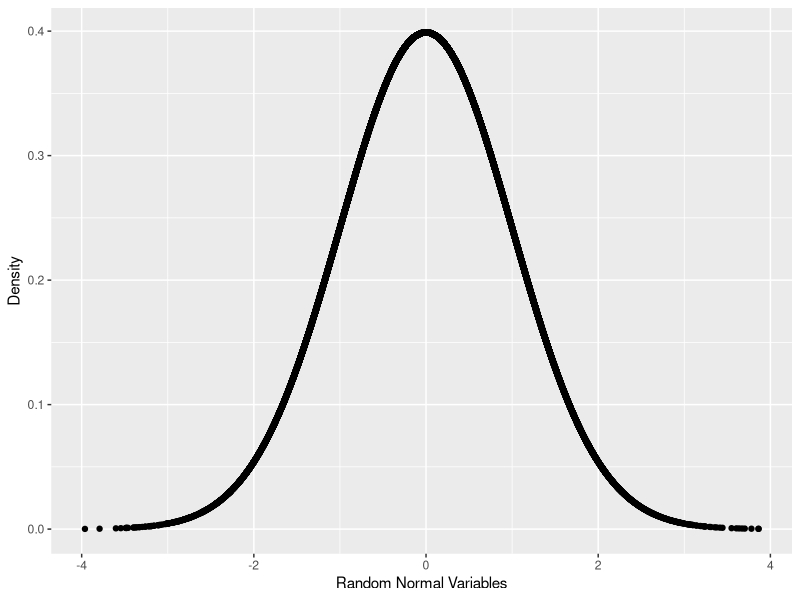
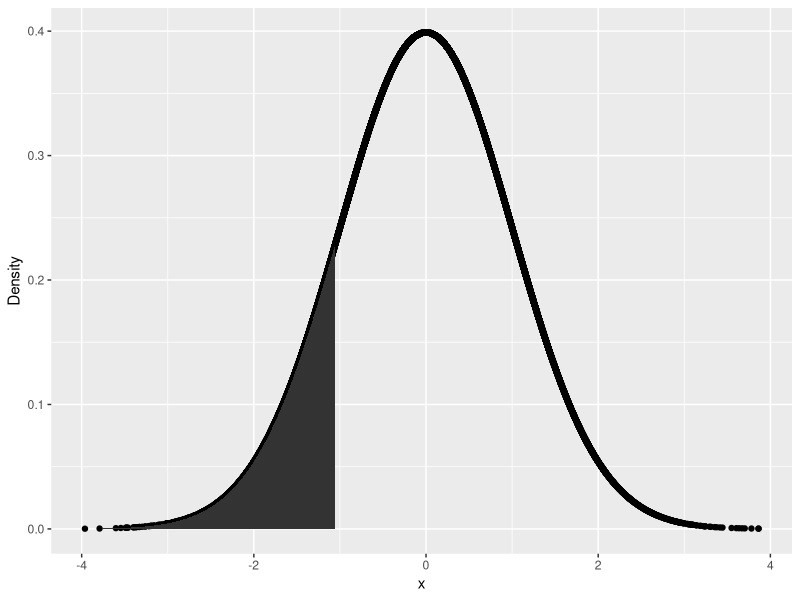
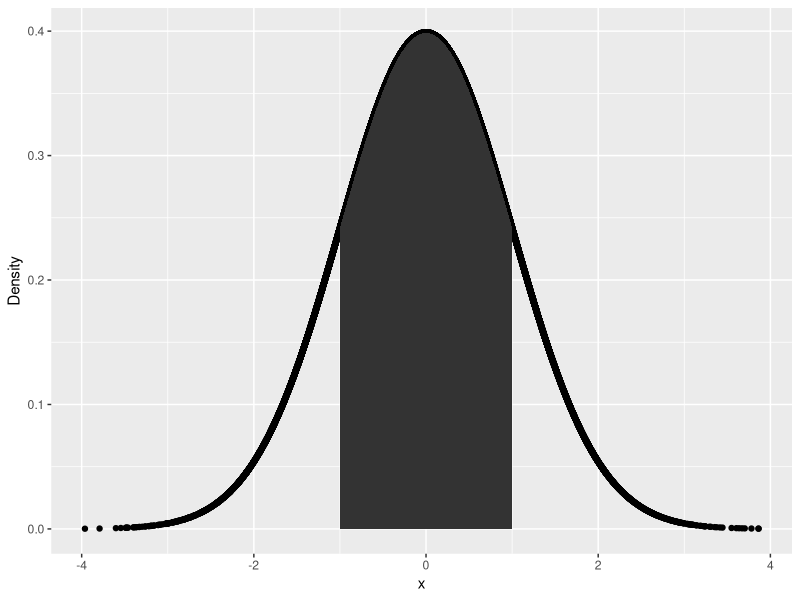
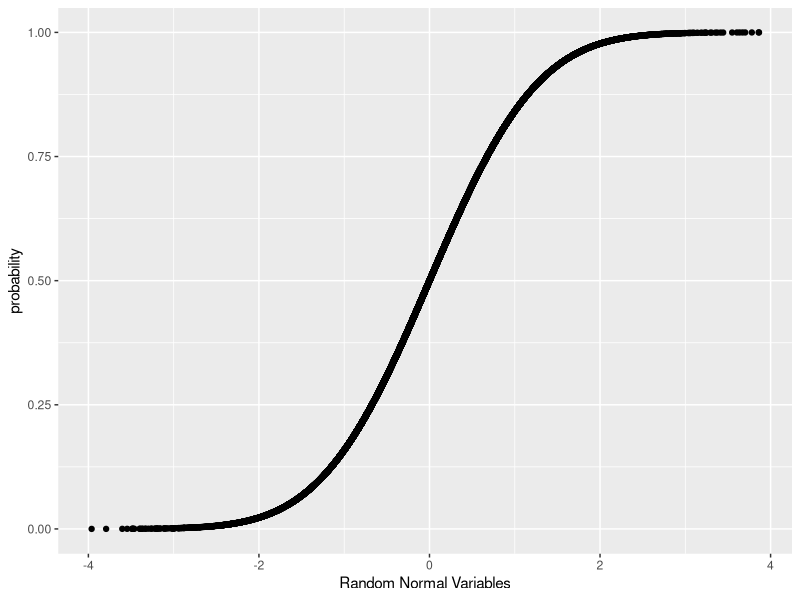
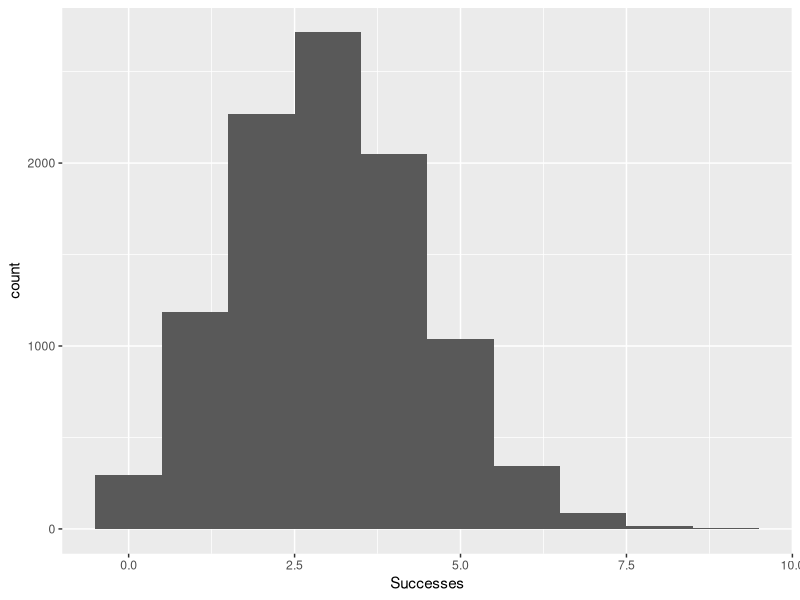
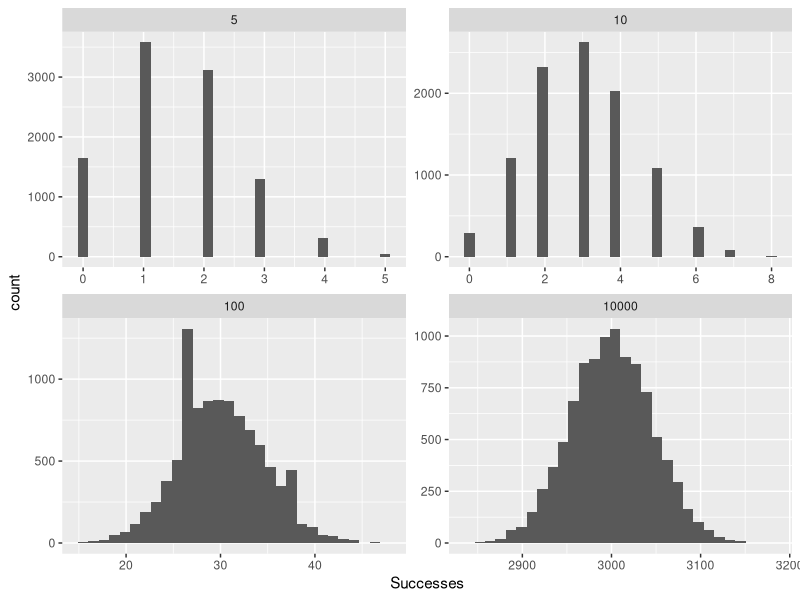

Reproduce these figures in R, in order.
#Ch 14 Probabilty Distributions

#Ch 14.1 Normal Distributions
# 10 random numbers from a standard normal distribution
rnorm(n = 10)
# 10 random numbers from a  normal distribution with mean 100, sd = 20
rnorm(n = 10, mean = 100, sd = 20)
# dnorm calculates the probabilty of a specific value in a normal dist.
randNorm10 <- rnorm(n = 10)
randNorm10
dnorm(randNorm10)
dnorm(c(-1, 0, 1))
# plot a normal distribution
  # generate random values
randNorm <- rnorm(30000)
  # calculate the their distribution/probabilities
randDensity <- dnorm(randNorm)
require(ggplot2)
ggplot(data.frame(x = randNorm, y = randDensity)) + 
       aes(x = x, y = y) + 
       geom_point() + 
       labs(x = "Random Normal Variables", y = "Density")

# pnorm calculates the cumulative probabilty, by default left-tailed
pnorm(randNorm10)
pnorm(-1)
# to calculate the probabilty that a variable falls into two points, two tailed
pnorm(1) - pnorm(0)
pnorm(1) - pnorm(-1)
# illustration of pnorm, two-tailed, save a plot for later use
p <- ggplot(data.frame(x = randNorm, y = randDensity)) + 
     aes(x = x, y = y) + 
     geom_point() + 
     labs(x = "x", y = "Density")
  # find the area under the curve, with a shaded area under the curve
  # 1. create a sequence of numbers from -1 to 1
neg1seq <- seq(from = min(randNorm), to = -1, by = .1 )
  # 2. build a data.frame of the above seq
lessthanNeg1 <- data.frame(x = neg1seq, y = dnorm(neg1seq))
head(lessthanNeg1)
  # 3. combine with endpoints of left and right
lessthanNeg1 <- rbind(c(min(randNorm), 0), lessthanNeg1, c(max(lessthanNeg1$x), 0))
  # 4. add to p (plot from above)
p + geom_polygon(data = lessthanNeg1, aes(x = x, y = y))
  # 5. create a similar curve for -1 to 1
neg1pos1 <- seq(from = -1, to = 1, by = .1 )
neg1to1 <- data.frame(x = neg1pos1, y = dnorm(neg1pos1))
head(neg1to1)
neg1to1 <- rbind(c(min(neg1to1$x), 0), neg1to1, c(max(neg1to1$x), 0))
p + geom_polygon(data = neg1to1, aes(x = x, y = y))

#cumalative plot
randProb <- pnorm(randNorm)
ggplot(data.frame(x = randNorm, y = randProb)) +
aes(x= x, y = y) +
geom_point() + labs(x = "Random Normal Variables", y = "probability")

# qnorm - given a cumulative probabilty what is the quantile 
qnorm(0.5)
randNorm10
qnorm(pnorm(randNorm10))
all.equal(randNorm10, qnorm(pnorm(randNorm10)))

#14.2 binomial distribution
# number af successes of independent trials using rbinom, 
# n = number of runs, size = trial size, prob = success
rbinom(n = 1, size = 10, prob = 0.4)
rbinom(n = 5, size = 10, prob = 0.4)
rbinom(n = 10, size = 10, prob = 0.4)

# setting size to one reduces to Bernoulli distribution
rbinom(n = 1, size = 1, prob = 0.4)
rbinom(n = 5, size = 1, prob = 0.4)
rbinom(n = 10, size = 1, prob = 0.4)


#visual illustration
binomData <- data.frame(Successes = rbinom(n = 10000, size = 10, prob = 0.3))
ggplot(binomData, aes(x = Successes)) + geom_histogram(binwidth = 1)

#see how as trial size increases it begins to approximate a normal distribution
bnom5 <- data.frame(Successes = rbinom(n = 10000, size = 5, prob = 0.3), Size = 5)
dim(bnom5)
head(bnom5)
# increase trial size to 10, 100, 10000
bnom10 <- data.frame(Successes = rbinom(n = 10000, size = 10, prob = 0.3), Size = 10)
dim(bnom10)
head(bnom10)
bnom100 <- data.frame(Successes = rbinom(n = 10000, size = 100, prob = 0.3), Size = 100)
dim(bnom100)
head(bnom100)
bnom10000 <- data.frame(Successes = rbinom(n = 10000, size = 10000, prob = 0.3), Size = 10000)
dim(bnom10000)
head(bnom10000)
# bind all rows
binomAll <- rbind(bnom5, bnom10, bnom100, bnom10000)
dim(binomAll)
head(binomAll, 10)
tail(binomAll, 10)
# plot with facets
ggplot(binomAll, aes(x=Successes)) + geom_histogram() + facet_wrap(~ Size, scales = "free")

# dbinom (probability of exact value), pbinom (cumalitive probabilty)
# probability of 3 successes out of 10
dbinom(x = 3, size = 10, prob = 0.3)
# probability of 3 or fewer successes out of 10
pbinom(q = 3, size = 10, prob = 0.3)
# both functions can be vectorized
dbinom(x = 1:10, size = 10, prob = 0.3)
pbinom(q = 1:10, size = 10, prob = 0.3)

#qbinom - given probabilty, returns quantile - for this distrubution the number of successes
qbinom(p = 0.3, size = 10, prob = 0.3)
qbinom(p = c(0.3, 0.35, 0.4, 0.45, 0.5, 0.55, 0.6), size = 10, prob = 0.3)
